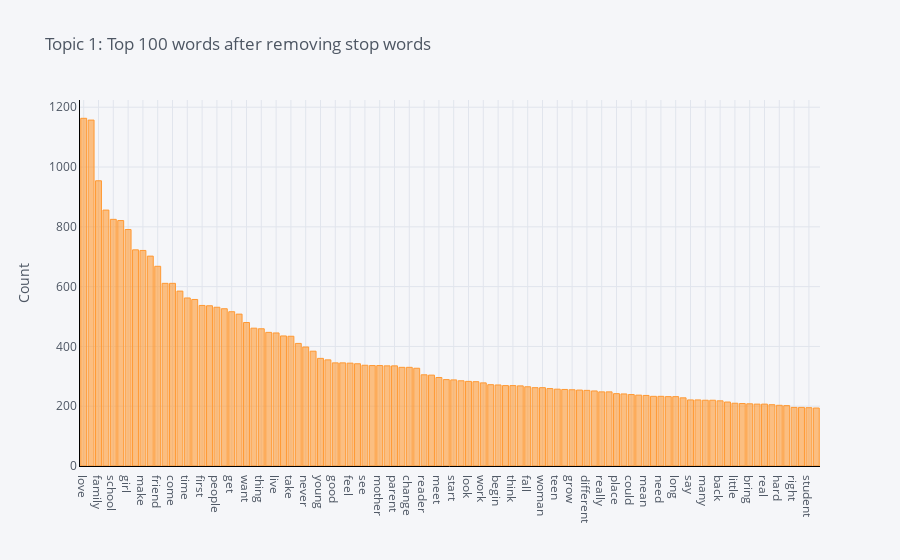

Notebook source saved alongside this figure:
### Markdown cell above
### Frequency Distribution of Topic 1
Based on our results above, it looks like majority of the documents are clustered into "Topic 1". Let's use the plot_model() function to view the top words under this topic.

### Code cell
plot_model(nmf, plot = 'frequency', topic_num = 'Topic 1')

### Figure 1 — Plotly figure (JSON) as saved in the notebook; plotly's stock layout.template omitted (floating-point values rounded to 4 significant figures)
{"data": [{"marker": {"color": "rgba(255, 153, 51, 0.6)", "line": {"color": "rgba(255, 153, 51, 1.0)", "width": 1}}, "name": "count", "orientation": "v", "text": "", "type": "bar", "x": ["love", "life", "family", "story", "school", "know", "girl", "find", "make", "new", "friend", "world", "come", "boy", "time", "even", "first", "way", "people", "go", "get", "book", "want", "year", "thing", "day", "live", "help", "take", "tell", "never", "child", "young", "may", "good", "novel", "feel", "become", "see", "author", "mother", "learn", "parent", "secret", "change", "ever", "reader", "high", "meet", "home", "start", "leave", "look", "must", "work", "face", "begin", "well", "think", "keep", "fall", "try", "woman", "turn", "teen", "always", "grow", "black", "different", "history", "really", "together", "place", "true", "could", "also", "mean", "heart", "need", "would", "long", "name", "say", "move", "many", "lose", "back", "kid", "little", "include", "bring", "dream", "real", "great", "hard", "call", "right", "old", "student", "man"], "y": [1163, 1157, 954, 856, 825, 821, 791, 723, 721, 702, 668, 611, 611, 585, 562, 557, 537, 536, 531, 526, 516, 508, 480, 461, 459, 447, 445, 435, 434, 410, 398, 384, 360, 355, 345, 345, 344, 342, 337, 336, 336, 335, 335, 330, 330, 327, 305, 304, 296, 289, 288, 285, 283, 282, 278, 272, 271, 269, 269, 268, 265, 262, 262, 259, 257, 256, 255, 254, 253, 251, 248, 248, 242, 241, 239, 237, 236, 233, 233, 232, 232, 228, 221, 221, 220, 220, 218, 214, 210, 209, 208, 207, 207, 205, 203, 202, 196, 196, 195, 194]}], "layout": {"legend": {"bgcolor": "#F5F6F9", "font": {"color": "#4D5663"}}, "paper_bgcolor": "#F5F6F9", "plot_bgcolor": "#F5F6F9", "title": {"font": {"color": "#4D5663"}, "text": "Topic 1: Top 100 words after removing stop words"}, "xaxis": {"gridcolor": "#E1E5ED", "linecolor": "black", "showgrid": true, "tickfont": {"color": "#4D5663"}, "title": {"font": {"color": "#4D5663"}, "text": ""}, "zerolinecolor": "#E1E5ED"}, "yaxis": {"gridcolor": "#E1E5ED", "linecolor": "black", "showgrid": true, "tickfont": {"color": "#4D5663"}, "title": {"font": {"color": "#4D5663"}, "text": "Count"}, "zerolinecolor": "#E1E5ED"}}}
